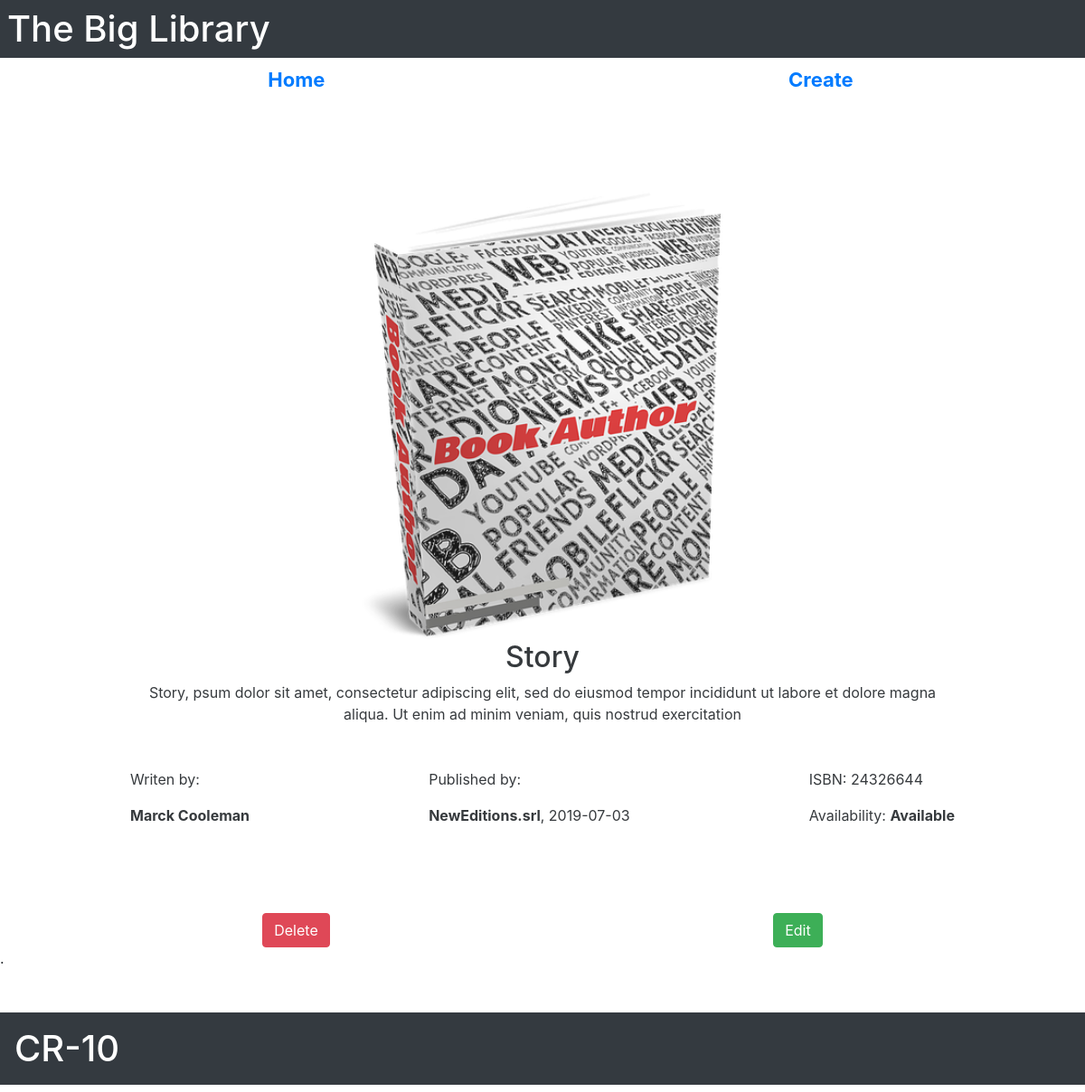
The app's page /individual.php?id=6 with its own data.
### tables this page shows
CREATE TABLE `media` (
  `media_id` int(13) NOT NULL,
  `title` varchar(100) DEFAULT NULL,
  `img` varchar(180) DEFAULT NULL,
  `isbn` int(12) DEFAULT NULL,
  `short_description` varchar(500) DEFAULT NULL,
  `publish_date` date DEFAULT NULL,
  `type` varchar(15) DEFAULT NULL,
  `genre` varchar(15) DEFAULT NULL,
  `availability` varchar(15) DEFAULT 'Available',
  `FK_publisher` int(10) DEFAULT NULL,
  `FK_author` int(10) DEFAULT NULL
);

CREATE TABLE `authors` (
  `author_id` int(13) NOT NULL,
  `name` varchar(29) DEFAULT NULL,
  `surname` varchar(55) DEFAULT NULL,
  `biography` varchar(600) DEFAULT NULL
);

CREATE TABLE `publisher` (
  `publisher_id` int(13) NOT NULL,
  `name` varchar(29) DEFAULT NULL,
  `addresse` varchar(55) DEFAULT NULL,
  `size` varchar(55) DEFAULT NULL
);

### individual.php (the view, shortened to what this page needs)
<?php
include_once('head_component.php');
include_once('actions/db_connection.php');
if ($_GET['id']) {
   $id = $_GET['id'];
   $sql = "SELECT
   				media.media_id,
   				media.genre,
				media.title,
				media.type,
				media.img,
				media.short_description as des_short,
				authors.name as author,
				authors.surname,
				publisher.name as publisher,
				media.publish_date as dat,
				media.isbn,
				media.availability
   		   FROM media
		   INNER JOIN publisher ON publisher_id = FK_publisher
		   INNER JOIN authors ON author_id = FK_author
           WHERE media_id = {$id}" ;
   $result = $conn->query($sql);
   $data = $result->fetch_assoc();
}
echo '
		<div id="individual " class="">
		 	<div class="text-center ">
		 		<img id="img_ind" class="w-100" src="'.$data['img'].'">
		 	</div>
		 	<div class="text-center ">
		 		<h2>'.$data['title'].'</h2>
		 	</div>
		 	<div class="text-center " id="text-text">
		 		<p>'.$data['des_short'].'</p>
		 	</div>
		 	<div id="add_info" class="d-flex justify-content-around mt-5">
		 		<div>
		 			<p>Writen by: </p><p class="mb-5"><strong>'.$data['author'].' '.$data['surname'].'</strong></p>
		 		</div>
		 		<div>
		 			<p>Published by: </p><p class="mb-5"><strong> '.$data['publisher'].'</strong>, '.$data['dat'].'</p>
		 		</div>
		 		<div>
		 			<p class="">ISBN: '.$data['isbn'].'</p>
		 			<p class="mb-5">Availability: <strong> '.$data['availability'].'</strong></p>
		 		</div>
		 	</div>
		 		<div class="d-flex justify-content-around mt-5">
		 			<div>
				 		<form action="advise.php" method="POST" >
				 			<input type="hidden" name="id_del" value="'.$data['media_id'].' ">
				 			<input type="submit" id="canc" name="" value="Delete" class="btn btn-danger">
				 		</form>
				 	</div>
				 	<div>
				 		<form action="edit.php" method="POST" >
				 			<input type="hidden" name="id_ed" value="'.$data['media_id'].'">
				 			<input type="submit" value="Edit" class="btn btn-success">
				 		</form>
				 	</div>
		 		</div>
		 </div>';
 ?>
<?php include_once('footer_component.php'); ?>

### head_component.php (shortened to what this page needs)
<!DOCTYPE html>
<html>
<head>
	<link rel="stylesheet" href="style/style.css">
		<link href="https://stackpath.bootstrapcdn.com/bootstrap/4.3.1/css/bootstrap.min.css" rel="stylesheet">
</head>
<body>
	<header id="header" class="bg-dark text-white">
		<h1 class="p-2">The Big Library</h1>
	</header>
	<nav >
		<ul class="d-flex justify-content-around">
			<li><a href="index.php">Home</a></li>
			<li><a href="create.php">Create</a></li>
		</ul>
	</nav>
	<div id="container" class="container ml-6">

### footer_component.php (shortened to what this page needs)
	</div>
	<div class=" mt-5 mb-5">
		.
	</div>
	<footer class="bg-dark text-white mt-5">
		<h1 class="p-3">CR-10</h1>
	</footer>
</body>
</html>

### style/style.css (style rules this page uses)
#container { opacity: 0.9; position: relative; top: 5em; padding-bottom: 2em; background: -moz-linear-gradient(left, rgba(255,255,255,0.9) 0%, rgba(255,255,255,0.9) 1%, rgba(255,255,255,0.9) 100%); background: -webkit-linear-gradient(left, rgba(255,255,255,0.9) 0%,rgba(255,255,255,0.9) 1%,rgba(255,255,255,0.9) 100%); background: linear-gradient(to right, rgba(255,255,255,0.9) 0%,rgba(255,255,255,0.9) 1%,rgba(255,255,255,0.9) 100%); filter: progid:DXImageTransform.Microsoft.gradient( startColorstr='#e6ffffff', endColorstr='#e6ffffff',GradientType=1 ); }
a { text-decoration: none !important; }
#img_ind { max-width: 25em; }
#text-text { width: 80%; margin: 0 auto; }
footer { z-index: 14; }
nav ul li { list-style: none; font-size: 22px; font-weight: bold; }
body { background-color: red; }

### records on screen
media: img (picture), title "Story", short_description "Story, psum dolor sit amet, consectetur adipiscing elit, sed do eiusmod tempor incididunt ut labore et dolore magna aliqua. Ut enim ad minim veniam, quis nostrud exercitation", FK_author.name "Marck", FK_author.surname "Cooleman", FK_publisher.name "NewEditions.srl", publish_date "2019-07-03", isbn "24326644", availability "Available"
